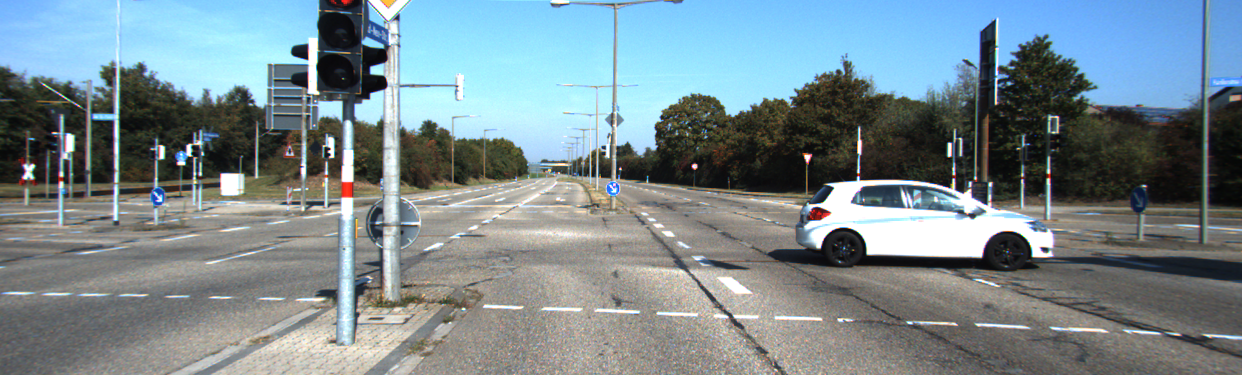
#> input picture u4/KITTI46_13.png, 1242 x 375 px
$ python a2.py   (Python 2 division)
#> lines starting #> are read from the running program, lines starting #| are printed output that depends on the picture; after the words box and inside, x2 and y2 are one past the last pixel; in counts of white or black regions, pixels touching at a corner belong together
import numpy as np
import cv2

image = cv2.imread("KITTI46_13.png")
#> image is the input picture: shape (375, 1242, 3); mean B, G, R 143.1, 137.1, 120.9


width = 270
height = 150

x = int(930 - width/2)
y = int(230 - height/2)

cut = image[y:y+height, x:x+width]
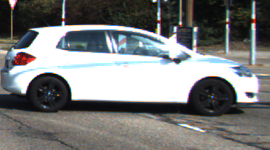
#> cut: shape (150, 270, 3); mean B, G, R 121.9, 122.1, 120.8


print image.shape
#| (375, 1242, 3)
print cut.shape
#| (150, 270, 3)
cv2.imwrite('cut.png', cut)


width = 270
height = 150

x = int(630 - width/2)
y = int(230 - height/2)

image[y:y+height, x:x+width] = cut
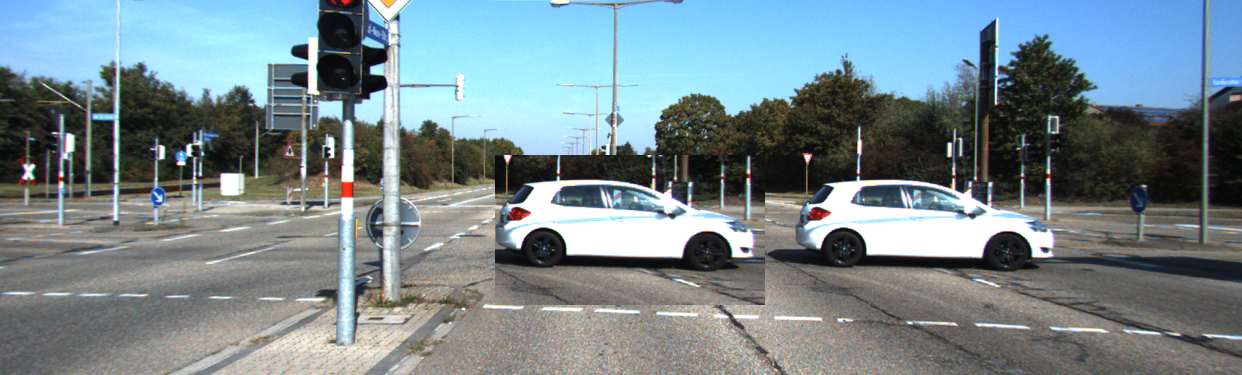
#> image: shape (375, 1242, 3); 8.69% of pixels changed, all inside (x1, y1, x2, y2) = (495, 155, 765, 305)


cv2.imwrite('end.png', image)


cv2.imwrite('cut.png', cut)
